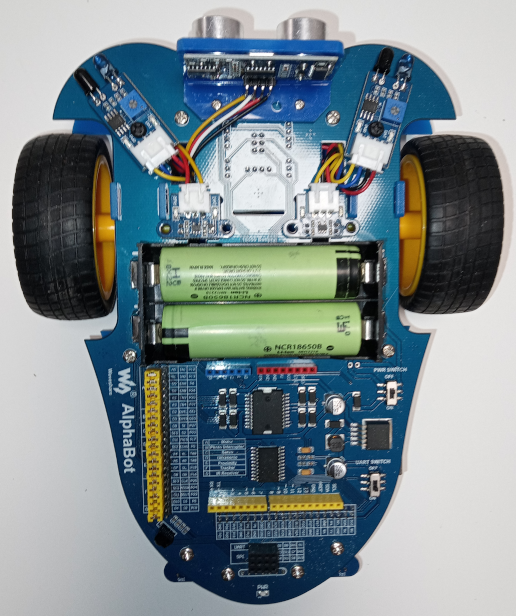
#> input picture materials/lab_5_6/source.png, 516 x 616 px, found by its file name
$ python sift_demo.py
#> lines starting #> are read from the running program, lines starting #| are printed output that depends on the picture; after the words box and inside, x2 and y2 are one past the last pixel; in counts of white or black regions, pixels touching at a corner belong together
import cv2 as cv
import numpy as np
from sklearn.cluster import AffinityPropagation

SOURCE_IMAGE_PATH = 'materials\lab_5_6\source.png'
TARGET_IMAGE_PATH = 'materials\lab_5_6\source.png'
FLANN_INDEX_KDTREE = 1
FLANN_TREES = 5
FLANN_CHECKS = 50
FLANN_K = 2
KEYPOINT_VALIDITY_THRESHOLD = 0.6
AFFINITY_DAMPING = 0.9

def main():

    sift = cv.SIFT_create()

    source_image = cv.imread(SOURCE_IMAGE_PATH)
#> source_image is the input picture: shape (616, 516, 3); mean B, G, R 141.9, 138.4, 125.1
    gray_source = cv.cvtColor(source_image, cv.COLOR_BGR2GRAY)
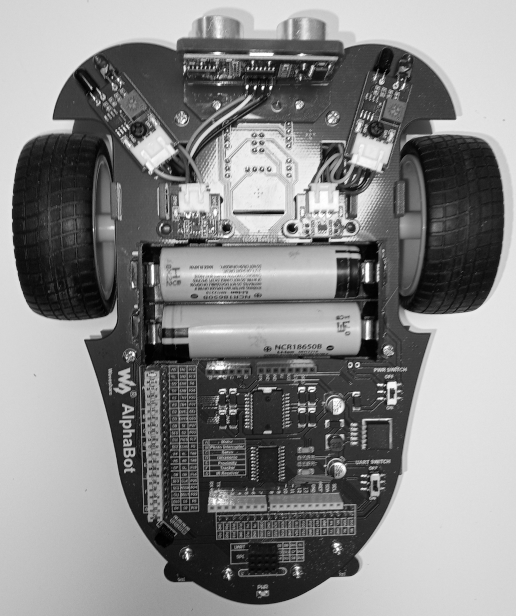
#> gray_source: shape (616, 516); min 1, max 255, mean 134.8

    source_keypoints, source_descriptors = sift.detectAndCompute(gray_source, None)
#> source_keypoints = 2060 keypoints; strongest (x, y, size): (263, 88, 2.2), (255, 87, 2.1), (247, 87, 2.3), (270, 87, 2.2)
    marked_source = cv.drawKeypoints(source_image, source_keypoints, None)
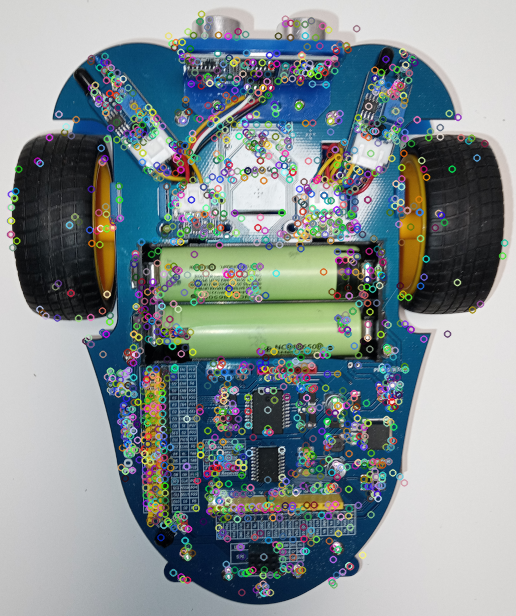
#> marked_source: shape (616, 516, 3); mean B, G, R 143.6, 140.7, 128.9
    cv.imshow('Source', marked_source)

    target_image = cv.imread(TARGET_IMAGE_PATH)
    gray_target = cv.cvtColor(target_image, cv.COLOR_BGR2GRAY)

    target_keypoints, target_descriptors = sift.detectAndCompute(gray_target, None)
#> target_keypoints has the same summary as source_keypoints
    marked_target = cv.drawKeypoints(target_image, target_keypoints, None)
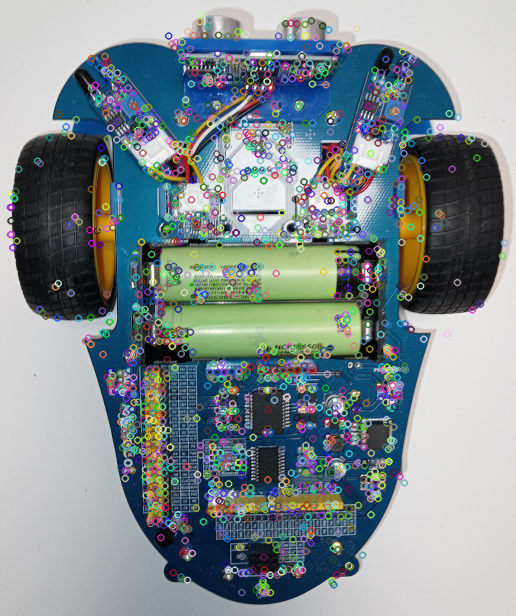
#> marked_target: shape (616, 516, 3); mean B, G, R 143.8, 140.5, 128.4
    cv.imshow('Target', marked_target)

    index_params = {'algorithm': FLANN_INDEX_KDTREE, 'trees': FLANN_TREES}
    search_params = {'checks': FLANN_CHECKS}
    flann = cv.FlannBasedMatcher(index_params, search_params)
    matches = flann.knnMatch(source_descriptors, target_descriptors, k=FLANN_K)
#> matches = 2060 matches

    print(matches[0])
#> (printed output is left out)

    matches_mask = []
    valid_matches = []
    for i, (m,n) in enumerate(matches):
        if m.distance < KEYPOINT_VALIDITY_THRESHOLD*n.distance:
            matches_mask.append([m])
            valid_matches.append(target_keypoints[matches[i][0].trainIdx].pt)
#> after the loop, matches_mask = 2060 matches; valid_matches = 2060 pairs, first value 10.01 to 504.2, second value 13.69 to 592.8
    valid_matches = np.asarray(valid_matches, dtype=np.int32)
#> valid_matches = 2060 pairs, first value 10 to 504, second value 13 to 592

    draw_parameters = {'matchColor': (0,0,255), 'singlePointColor': (255,0,0),
                       'matchesMask': matches_mask, 'flags':cv.DrawMatchesFlags_DEFAULT}
    matches_visualisation = cv.drawMatchesKnn(source_image, source_keypoints,
                                              target_image, target_keypoints,
                                              matches_mask, None,
                                              flags=cv.DrawMatchesFlags_NOT_DRAW_SINGLE_POINTS)
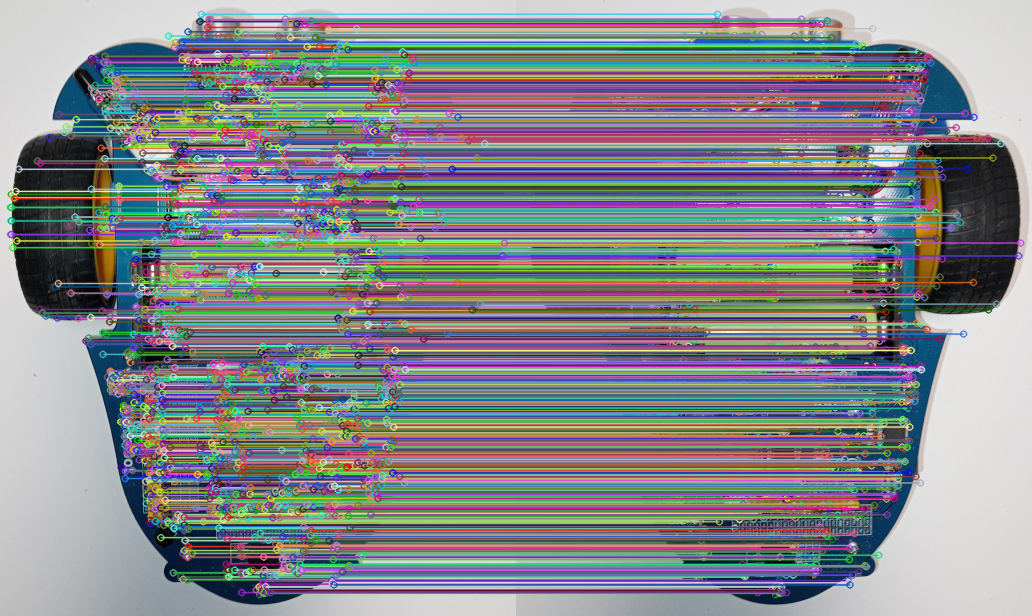
#> matches_visualisation: shape (616, 1032, 3); mean B, G, R 138.3, 135.6, 134.5
    cv.imshow('Matches', matches_visualisation)

    detected_visualisation = target_image.copy()
    for point in valid_matches:
        cv.circle(detected_visualisation, tuple(point), 5, (0,0,255))
#> this loop made 2060 passes
#> point on passes 1 to 3: [10, 206], [10, 220], [10, 234]
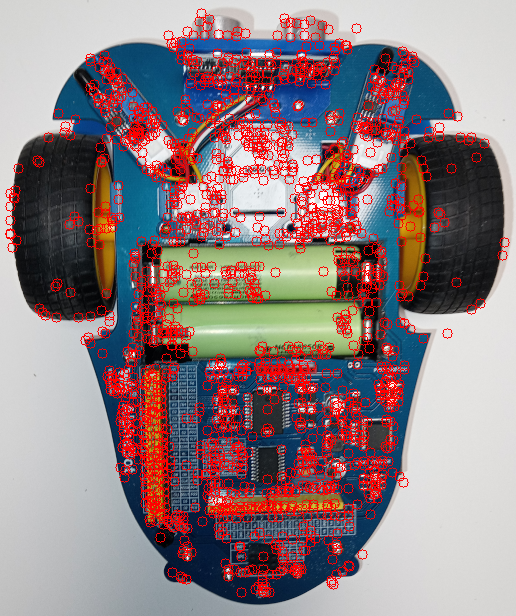
#> detected_visualisation: shape (616, 516, 3); 12.36% of pixels changed, all inside (x1, y1, x2, y2) = (5, 8, 510, 598)

    af = AffinityPropagation(damping=AFFINITY_DAMPING).fit(valid_matches)
    cluster_center_indices = af.cluster_centers_indices_
#> cluster_center_indices = 36 values from 9 to 2049
    labels = af.labels_
#> labels = 2060 values, max 35 at index 2010, min 0 at index 0, mean 17.03
    cluster_count = len(cluster_center_indices)
#> cluster_count = 36
    for cluster in range(cluster_count):
        cluster_points = valid_matches[labels == cluster]
        x_min, y_min = np.min(cluster_points, axis=0)
        x_max, y_max = np.max(cluster_points, axis=0)
        cv.rectangle(detected_visualisation, (x_min, y_min), (x_max, y_max), (255,0,0), 3)
#> this loop made 36 passes
#> (x_min, y_min, x_max, y_max) on passes 1 to 12: (10, 137, 48, 247), (39, 283, 109, 353), (69, 185, 119, 244), (58, 55, 133, 135), (107, 354, 172, 425), (100, 107, 166, 177), (120, 420, 174, 488), (133, 240, 201, 301), (127, 302, 192, 369), (145, 491, 202, 579), (168, 99, 229, 172), (168, 13, 237, 85)
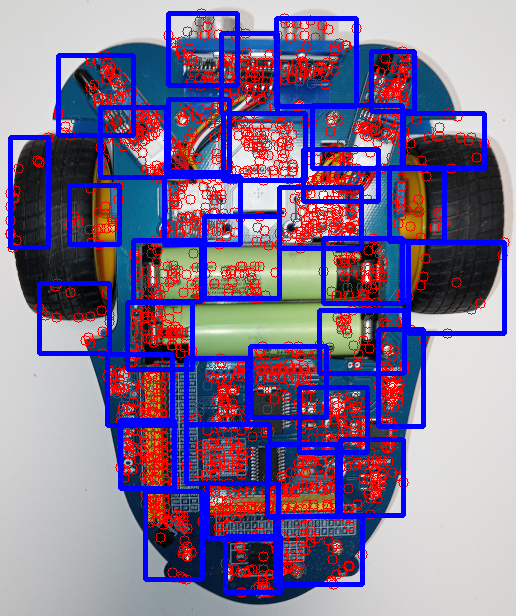
#> detected_visualisation: shape (616, 516, 3); 13.92% of pixels changed, all inside (x1, y1, x2, y2) = (8, 11, 507, 595)


    cv.imshow('Detected', detected_visualisation)


    cv.waitKey()

if __name__ == '__main__':
    main()

$ run again, with materials/lab_5_6/challenge.png copied over materials/lab_5_6/source.png
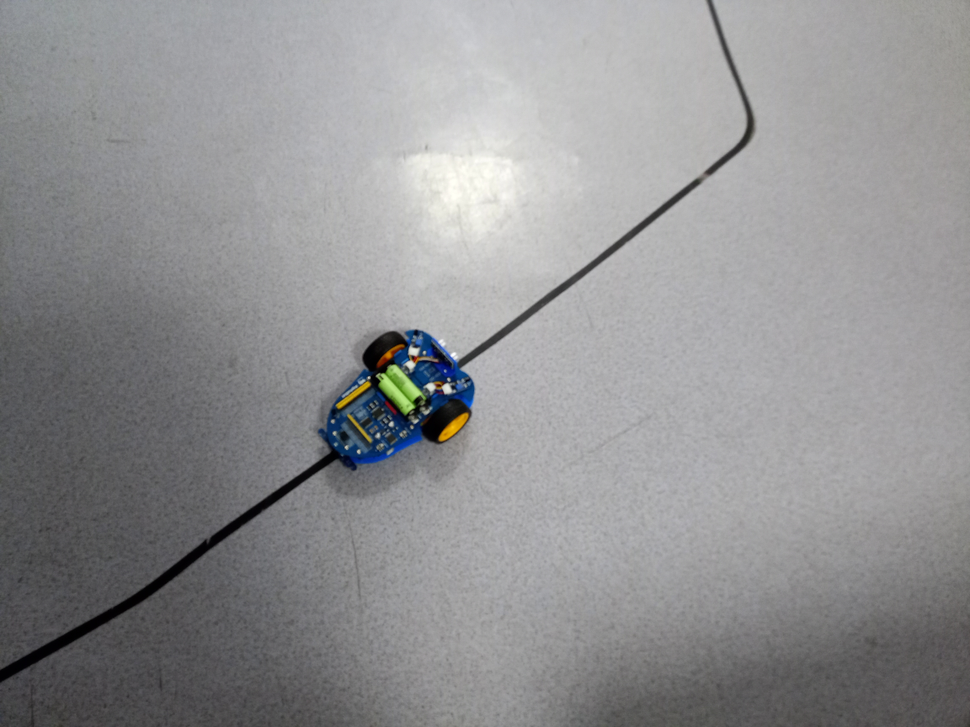
#> input picture materials/lab_5_6/challenge.png, 970 x 727 px, shrunk from 1152 x 864 before the run, found by its file name
#> in main, source_image is the input picture: shape (727, 970, 3); mean B, G, R 146.4, 145, 145
#> source_keypoints = 386 keypoints; strongest (x, y, size): (447, 389, 6.4), (413, 351, 5.9), (410, 365, 5.5), (391, 424, 3.2)
#> target_keypoints has the same summary as source_keypoints
#> matches = 386 matches
#> (printed output is left out)
#> after the loop in main, `for i, (m,n) in enumerate(matches):`: valid_matches = 386 pairs, first value 9.77 to 743, second value 47.93 to 713.8
#> in main, `valid_matches = np.asarray(valid_matches, dtype=np.int32)`: valid_matches = 386 pairs, first value 9 to 743, second value 47 to 713
#> the loop in main, `for point in valid_matches:` made 386 passes
#> point on passes 1 to 3: [9, 681], [16, 659], [18, 656]
#> after the loop in main, `for point in valid_matches:`:
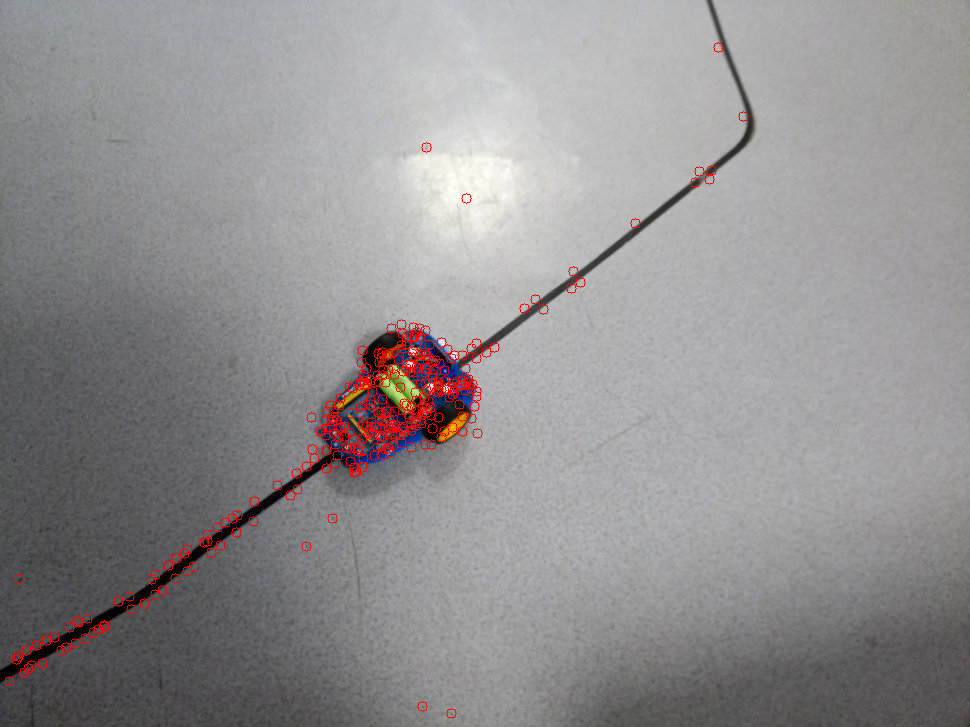
#> detected_visualisation: shape (727, 970, 3); 1.09% of pixels changed, all inside (x1, y1, x2, y2) = (4, 42, 749, 719)
#> cluster_center_indices = 17 values from 5 to 383
#> labels = 386 values, max 16 at index 378, min 0 at index 0, mean 8.09
#> cluster_count = 17
#> the loop in main, `for cluster in range(cluster_count):` made 17 passes
#> (x_min, y_min, x_max, y_max) on passes 1 to 8: (9, 579, 54, 681), (61, 618, 104, 650), (118, 558, 187, 609), (184, 501, 254, 566), (311, 398, 361, 449), (277, 473, 451, 713), (306, 424, 363, 472), (349, 350, 394, 407)
#> after the loop in main, `for cluster in range(cluster_count):`:
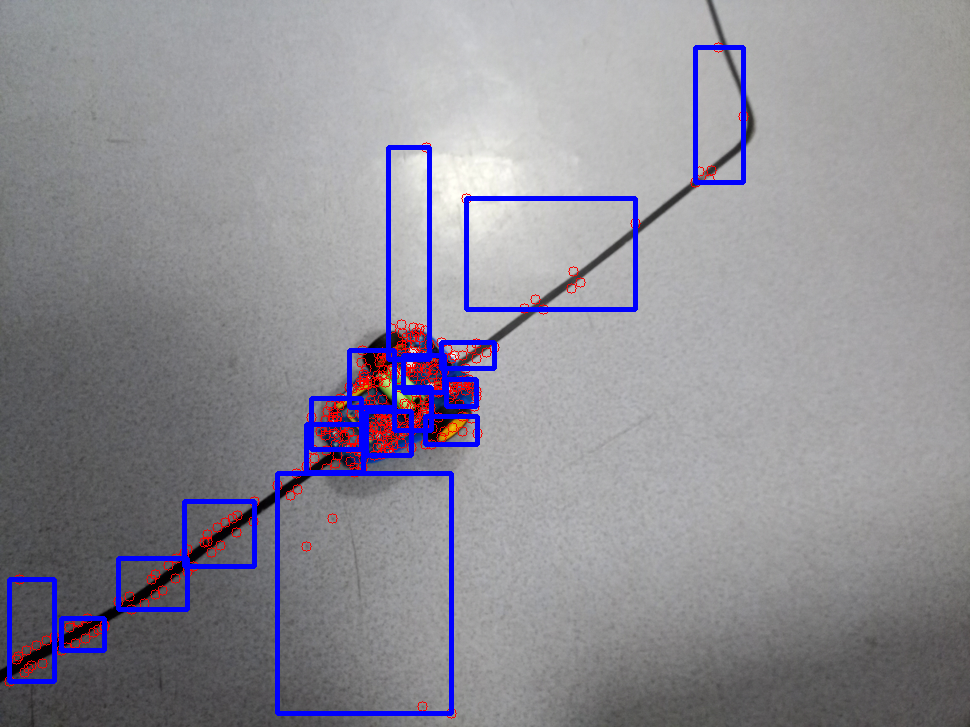
#> detected_visualisation: shape (727, 970, 3); 3.19% of pixels changed, all inside (x1, y1, x2, y2) = (7, 45, 746, 716)
